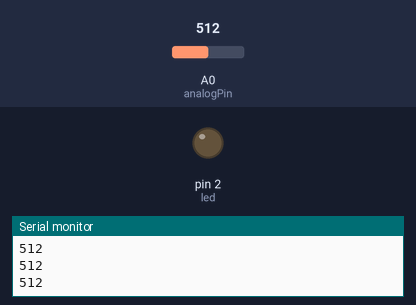
A sketch run on a simulated Arduino Uno, built with avr-gcc and run on an emulated ATmega328P. Shown: output pins drawn as LEDs (lit = HIGH), the last lines printed to the serial monitor. Inputs (shaded band) come from the test bench; at power-on: A0 (analogPin) = 512.

Above: at 1.2 s.
1.3 s: A0 (analogPin) set to 688
2.8 s: A0 (analogPin) set to 715
At 3.5 s:
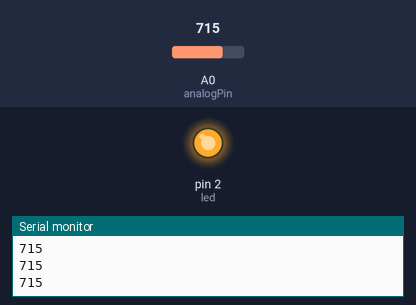
4.3 s: A0 (analogPin) set to 690
At 4.8 s:
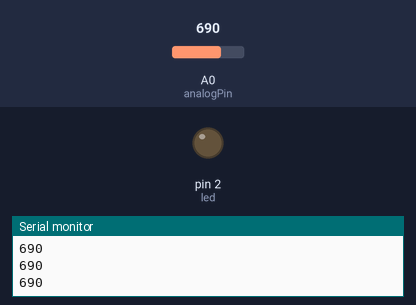
5.8 s: A0 (analogPin) set to 710
At 6.1 s:
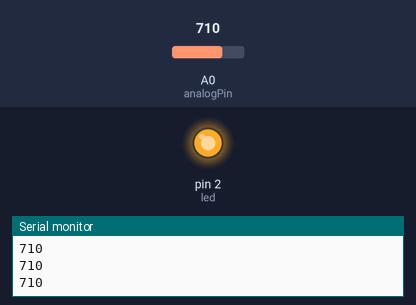
Timing chart, 0 to 8.3 s (numbered marks = the images above; inputs shaded):
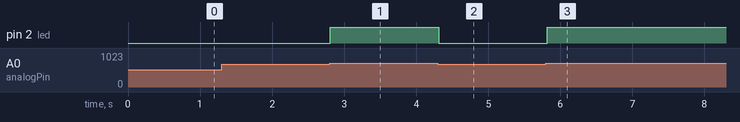

Measured:
- the behaviour switches between 700 and 701 on A0 (analogPin) (found by bisection; images 0 and 1)
- after the input at 2.8 s, pin 2 (led): LOW → HIGH at once
- after the input at 4.3 s, pin 2 (led): HIGH → LOW at once
- after the input at 5.8 s, pin 2 (led): LOW → HIGH at once

The sketch:

water.ino
```cpp
int analogPin = A0;
int data = 0;
int led = 2;
int val = 0;

void setup()
{

  pinMode(led, OUTPUT); //定义 led 为输出引脚
  pinMode(analogPin, INPUT); //定义 led 为输出引脚
  Serial.begin(115200); //设定波特率为 115200
}
void loop()
{
  val = analogRead(analogPin);
  if (val > 700)
  {
    digitalWrite(led, HIGH);

  }
  else
  {
    digitalWrite(led, LOW);
  }
  data = val;
  Serial.println(data); //串口打印变量 data
  delay(100);
}
```
